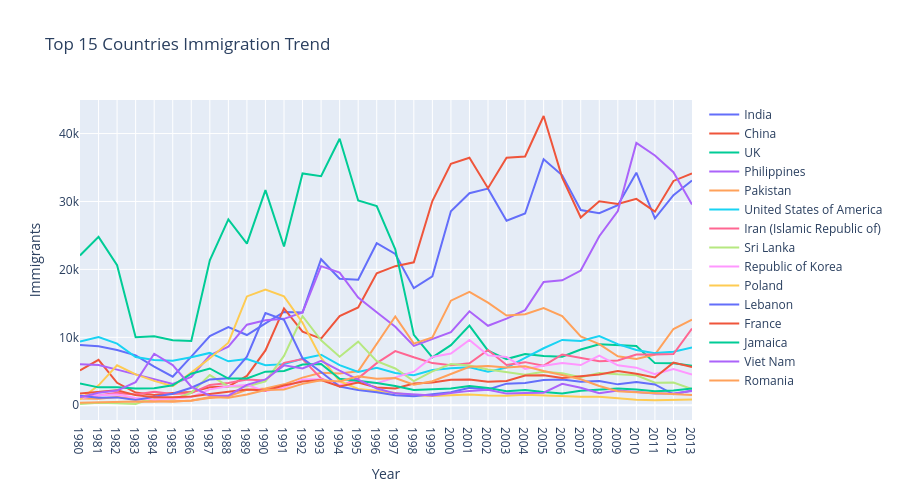
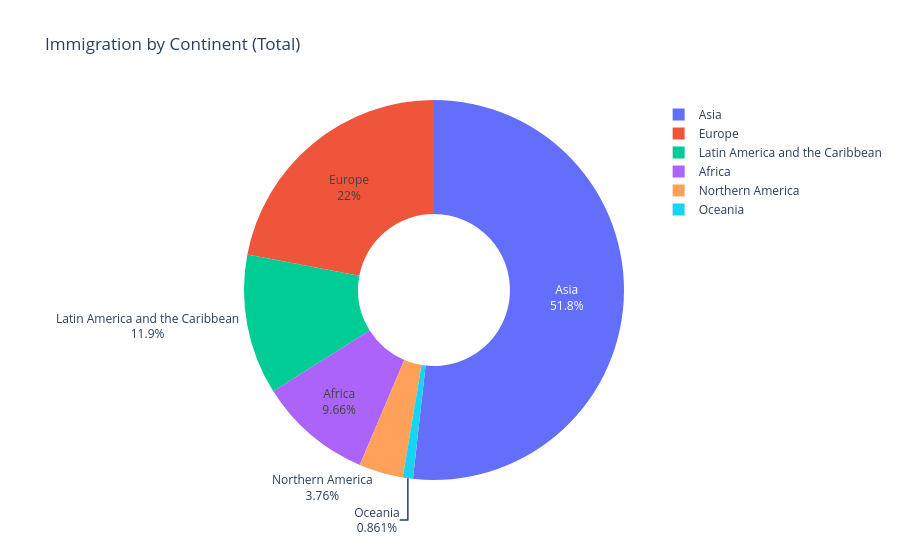

These figures' notebook cell, in order:
### Code cell
import plotly.graph_objects as go
from plotly.subplots import make_subplots
# 1. TOP 15 COUNTRIES TREND
top15 = df_can.nlargest(15, 'Total')
fig1 = go.Figure()
for country in top15.index:
    fig1.add_trace(go.Scatter(x=years, y=df_can.loc[country, years], 
                               mode='lines', name=country))
fig1.update_layout(title='Top 15 Countries Immigration Trend',
                   xaxis_title='Year', yaxis_title='Immigrants',
                   height=500)
# 2. IMMIGRATION BY CONTINENT (PIE CHART)
df_cont = df_can.groupby('Continent')['Total'].sum()
fig2 = go.Figure(data=[go.Pie(labels=df_cont.index, values=df_cont.values,
                              hole=0.4, textinfo='label+percent')])
fig2.update_layout(title='Immigration by Continent (Total)')
# 3. HEATMAP - CORRELATION BETWEEN YEARS
fig3 = go.Figure(data=go.Heatmap(z=df_can[years].T.corr(),
                                  x=df_can[years].columns,
                                  y=df_can[years].index,
                                  colorscale='Viridis'))
fig3.update_layout(title='Year-to-Year Correlation Heatmap')
# 4. STACKED BAR - BY REGION (SELECTED YEARS)
df_region = df_can.groupby('Region')[['2000','2005','2010','2013']].sum()
fig4 = go.Figure()
for year in ['2000','2005','2010','2013']:
    fig4.add_trace(go.Bar(x=df_region.index, y=df_region[year], name=year))
fig4.update_layout(barmode='stack', title='Immigration by Region')
fig1.show()
fig2.show()
